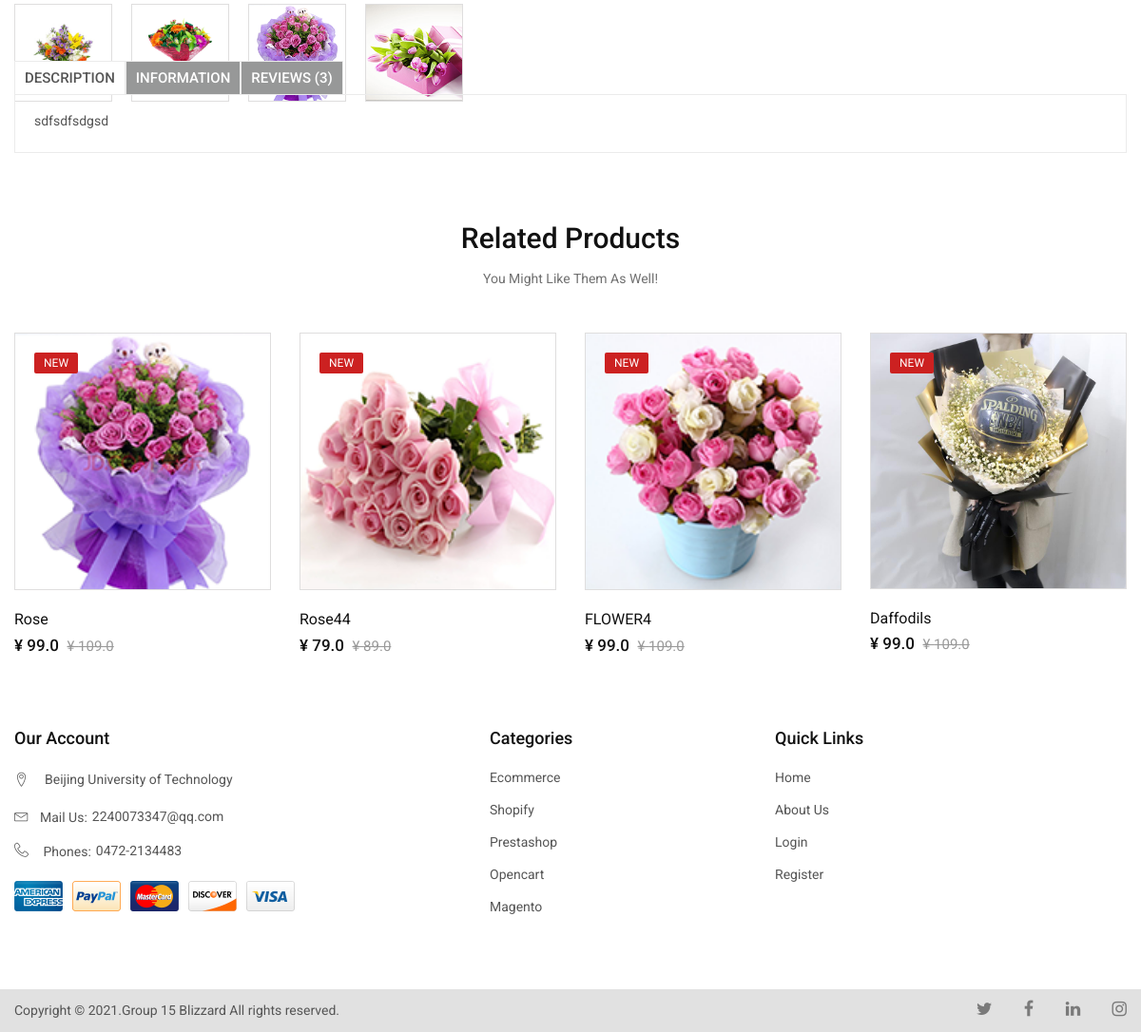
The page /detail/1 (signed in, lower part) on the database as committed earlier.
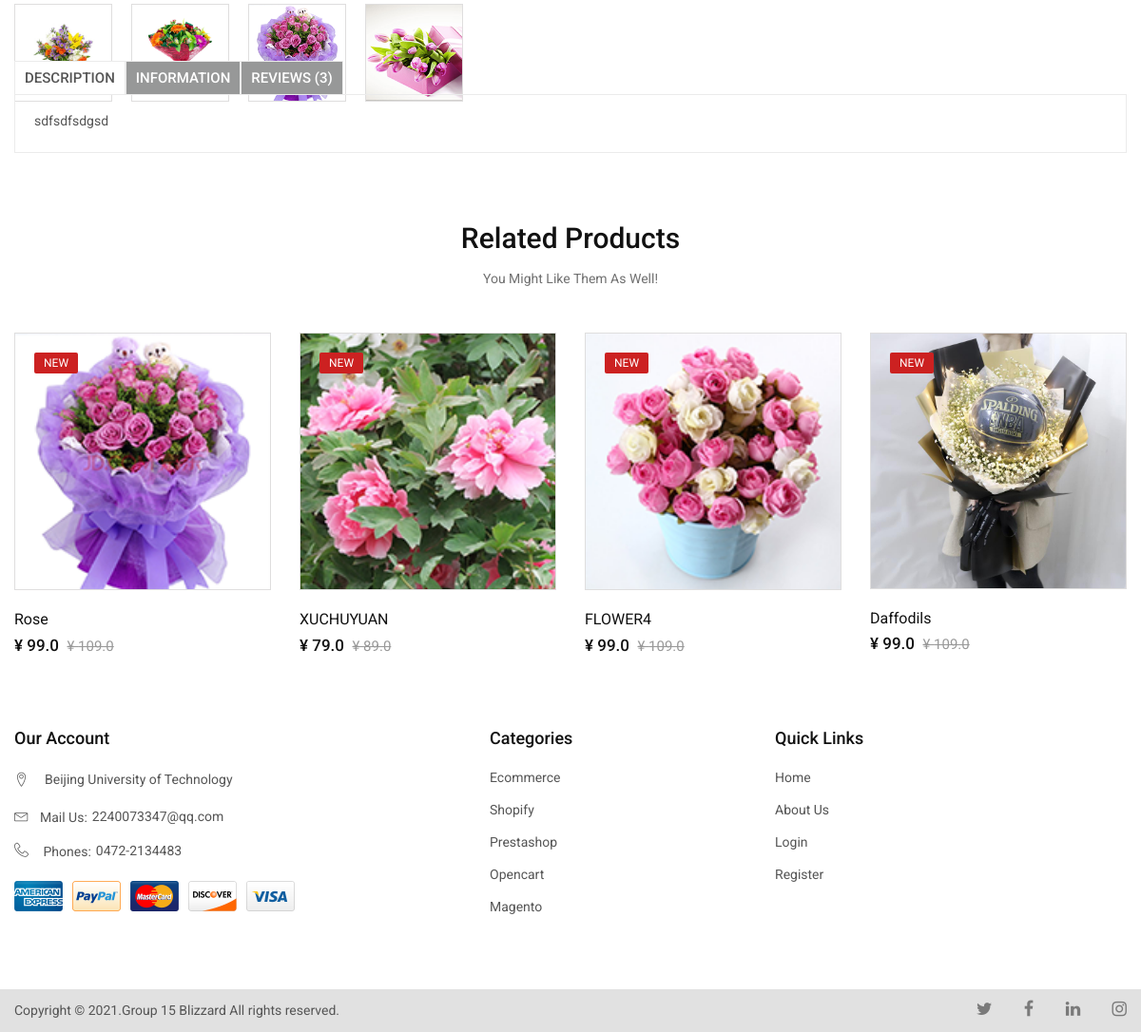
The same page on the database as committed later.
### newsapp/models.py (models this page shows)
class Flower(db.Model):
    id = db.Column(db.Integer, primary_key=True)
    name = db.Column(db.String(64), index=True)
    intro = db.Column(db.String(1000))
    price = db.Column(db.Float)
    number = db.Column(db.Integer)
    img = db.Column(db.String(256))
    img1 = db.Column(db.String(256))
    address = db.Column(db.String(256))
    basket = db.relationship('Basket', backref='flower_basket', lazy='dynamic')  # 货物
    basketlike = db.relationship('Basketlike', backref='flower_basketlike', lazy='dynamic')  # 货物"""

### newsapp/routes.py (the view)
@app.route('/detail/<id>', methods=['GET', 'POST'])
def detail(id):
    posts = Flower.query.filter().all()
    flower = Flower.query.filter(Flower.id == id).first()
    print(flower.id)
    posts_query = Flower.query
    posts = posts_query.filter().all()
    posts2 = posts
    posts3 = posts
    username = session.get("USERNAME")
    users = User.query.filter(User.username == username)
    user = users.first()
    user_id = user.id
    order_in_db = Orders.query.filter(and_(Orders.state == "unpayment", Orders.user_id == user_id)).first()
    order_in_dbs = Orders.query.filter().all()
    '''print(order_in_dbs)
    print("---------------------------------")'''
    """order_in_db=order_in_dbs.first()"""
    want_in_db = Want.query.filter(Want.user_id == user_id).first()
    if want_in_db is None:
        want = Want(user_id=user.id)
        db.session.add(want)
        db.session.commit()
    if order_in_db is None:
        order = Orders(price=0, name=user.username, destination="Beijing university of technology",
                       state="unpayment", number=100, way="deliver", user_id=user.id)
        db.session.add(order)
        db.session.commit()
        order_in_db = Orders.query.filter(and_(Orders.state == "unpayment", Orders.user_id == user_id)).first()
    want_in_db = Want.query.filter(Want.user_id == user_id).first()
    basket_in_db_list = Basket.query.filter(and_(Basket.order_id == order_in_db.id, Basket.user_id == user_id)).all()
    basketlike_in_db_list = Basketlike.query.filter(Basketlike.want_id == want_in_db.id,
                                                    Basketlike.user_id == user_id).all()
    basket_length = len(basket_in_db_list)
    basketlike_length = len(basketlike_in_db_list)
    '''print(posts)'''
    total = 0
    for basket in basket_in_db_list:
        total = total + basket.total * basket.quantity
    review = Review.query.filter(Review.flower_id == flower.id).order_by(Review.timestamp.desc())
    count = review.count()
    reply = []
    for r in review:
        rr = Replyr.query.filter(Replyr.review_id == r.id).first()
        reply.append(rr)
    return render_template('newproduct-details.html',flower=flower,posts=posts,posts2=posts2, posts3=posts3,baskets=basket_in_db_list, length=basket_length, total=total,
                           order=order_in_db,basketslike=basketlike_in_db_list, lengthlike=basketlike_length,postslength=len(posts),posts3length=len(posts3), review=review, count=count, reply=reply)

### newsapp/templates/newproduct-details.html (shortened to what the changed rows need)
﻿<!DOCTYPE html>
<html class="no-js" lang="zxx">
<head>
    <link href="{{ url_for('static',filename='css/vendor.css') }}" rel="stylesheet">
    <link href="{{ url_for('static',filename='css/style.css') }}" rel="stylesheet">
</head>
<body>
    <main>
        <section class="related-products">
            <div class="container">
                <div class="row">
                    <div class="col-12">
                        <div class="section-title text-center">
                            <h2>Related Products</h2>
                        </div>
                    </div>
                </div>
                <div class="row">
                    <div class="col-lg-12">
                        <div class="product-carousel--4 slick-row-15 slick-sm-row-10 slick-arrow-style">
                            {% for post in posts %}
                            <div class="product-item">
                                <figure class="product-thumb">
                                    <a href="{{post.id}}">
                                        <img class="pri-img" src="../static/images/{{ post.img }}" alt="product">
                                    </a>
                                    <div class="product-badge">
                                        <div class="product-label new">
                                            <span>new</span>
                                        </div>
                                    </div>
                                    <div class="button-group">
                                    </div>
                                </figure>
                                <div class="product-caption">
                                    <p class="product-name">
                                        <a href="product-details.html" id="flowerName">{{ post.name }}</a>
                                    </p>
                                    <div class="price-box">
                                        <span class="price-regular">¥ {{ post.price }}</span>
                                        <span class="price-old"><del>¥ {{ post.price+10 }}</del></span>
                                    </div>
                                </div>
                            </div>
                            {% endfor %}
                        </div>
                    </div>
                </div>
            </div>
        </section>
    </main>
</body>
</html>

Rows that differ between the two databases and show on the page:
changed Flower: img: picture removed, a placeholder shows; name "Rose44" → "XUCHUYUAN"
